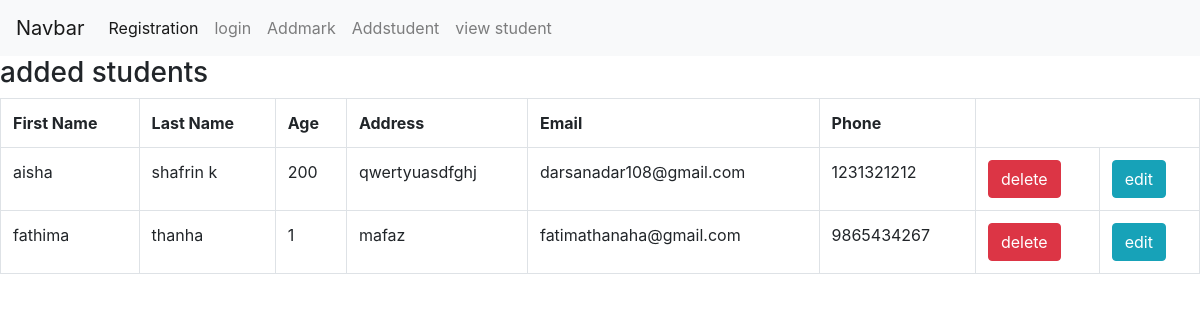
The app's page /tchr/viewstudent/, older data.
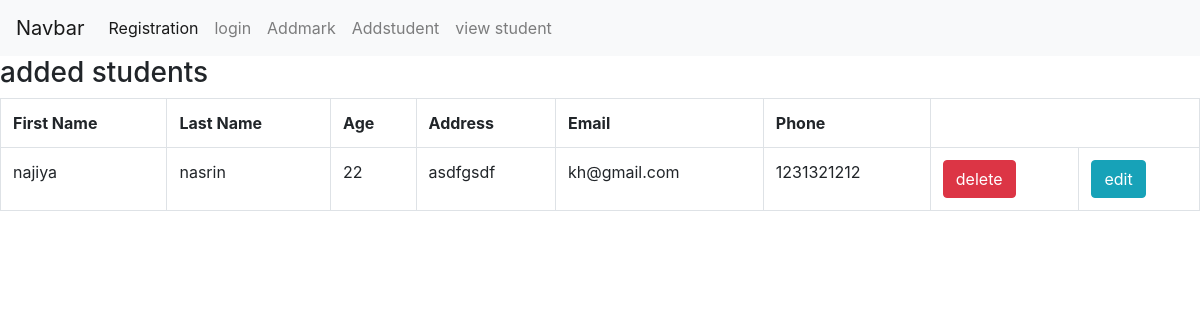
The same page, newer data.
### teacher/models.py (models this page shows)
class StudentModel(models.Model):
    first=models.CharField(max_length=100)
    last=models.CharField(max_length=100)
    age=models.IntegerField()
    address=models.CharField(max_length=100)
    phone=models.IntegerField()
    email=models.EmailField()

### teacher/views.py (the view)
# urls.py: path('viewstudent/',StudentListView.as_view(),name="viewstu"),
class StudentListView(View):
    def get(self,request,*args,**kwargs):
        res=StudentModel.objects.all()
        return render(request,"viewstudent.html",{"data":res})

### teacher/templates/viewstudent.html (shortened to what this page needs)
{% extends 'navbar.html' %}
{% block nav %}
      <h3>added students</h3>
<table class="table table-bordered">
      <tr>
            <th>First Name</th>
            <th>Last Name</th>
            <th>Age</th>
            <th>Address</th>
            <th>Email</th>
            <th>Phone</th>
      </tr>
{% for i in data %}
<tr>
      <td>{{i.first}}</td>
      <td>{{i.last}}</td>
      <td>{{i.age}}</td>
      <td>{{i.address}}</td>
      <td>{{i.email}}</td>
      <td>{{i.phone}}</td>
      <td>
            <a href="{% url 'delstu' i.id %}" class="btn btn-danger">delete</a>
      </td>
      <td>
            <a href="{% url 'editstu' i.id %}" class="btn btn-info">edit</a>
      </td>
</tr>
{%endfor%}
</table>
{% endblock nav %}

### account/templates/navbar.html (shortened to what this page needs)
<!doctype html>
<html lang="en">
  <head>
    <link rel="stylesheet" href="https://stackpath.bootstrapcdn.com/bootstrap/4.3.1/css/bootstrap.min.css">
</head>
  <body>
    <nav class="navbar navbar-expand-lg navbar-light bg-light">
        <a class="navbar-brand" href="">Navbar</a>
        <div class="collapse navbar-collapse" id="navbarNav">
          <ul class="navbar-nav">
            <li class="nav-item active">
              <a class="nav-link" href="{% url 'reg' %}">Registration</a>
            </li>
            <li class="nav-item">
              <a class="nav-link" href="{% url 'log' %}">login</a>
            </li>
            <li class="nav-item">
              <a class="nav-link" href="{% url 'markk' %}">Addmark</a>
            </li>
            <li class="nav-item">
                <a class="nav-link" href="{% url 'addstudent' %}">Addstudent</a>
              </li>
            <li class="nav-item">
              <a class="nav-link" href="{% url 'viewstu' %}" >view student</a>
            </li>
          </ul>
        </div>
      </nav>
      {% block nav %}
      {% endblock nav %}
  </body>
</html>

Row changes from the older to the newer data that the page shows:
removed StudentModel: first "aisha", last "shafrin k", age "200", address "qwertyuasdfghj", email "darsanadar108@gmail.com", phone "1231321212"
removed StudentModel: first "fathima", last "thanha", age "1", address "mafaz", email "fatimathanaha@gmail.com", phone "9865434267"
added StudentModel: first "najiya", last "nasrin", age "22", address "asdfgsdf", email "kh@gmail.com", phone "1231321212"
